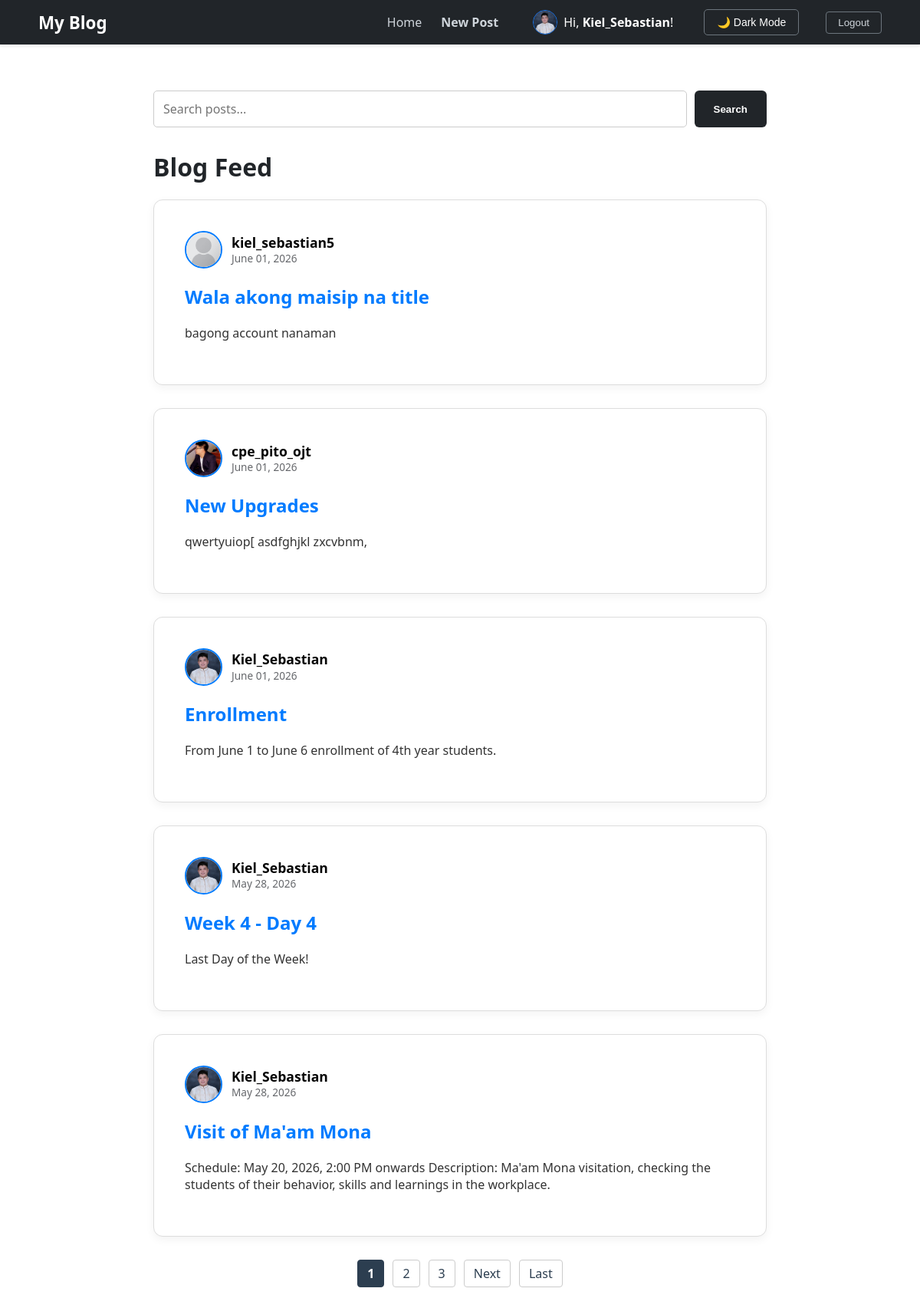
The page / (signed in) on the database as committed earlier.
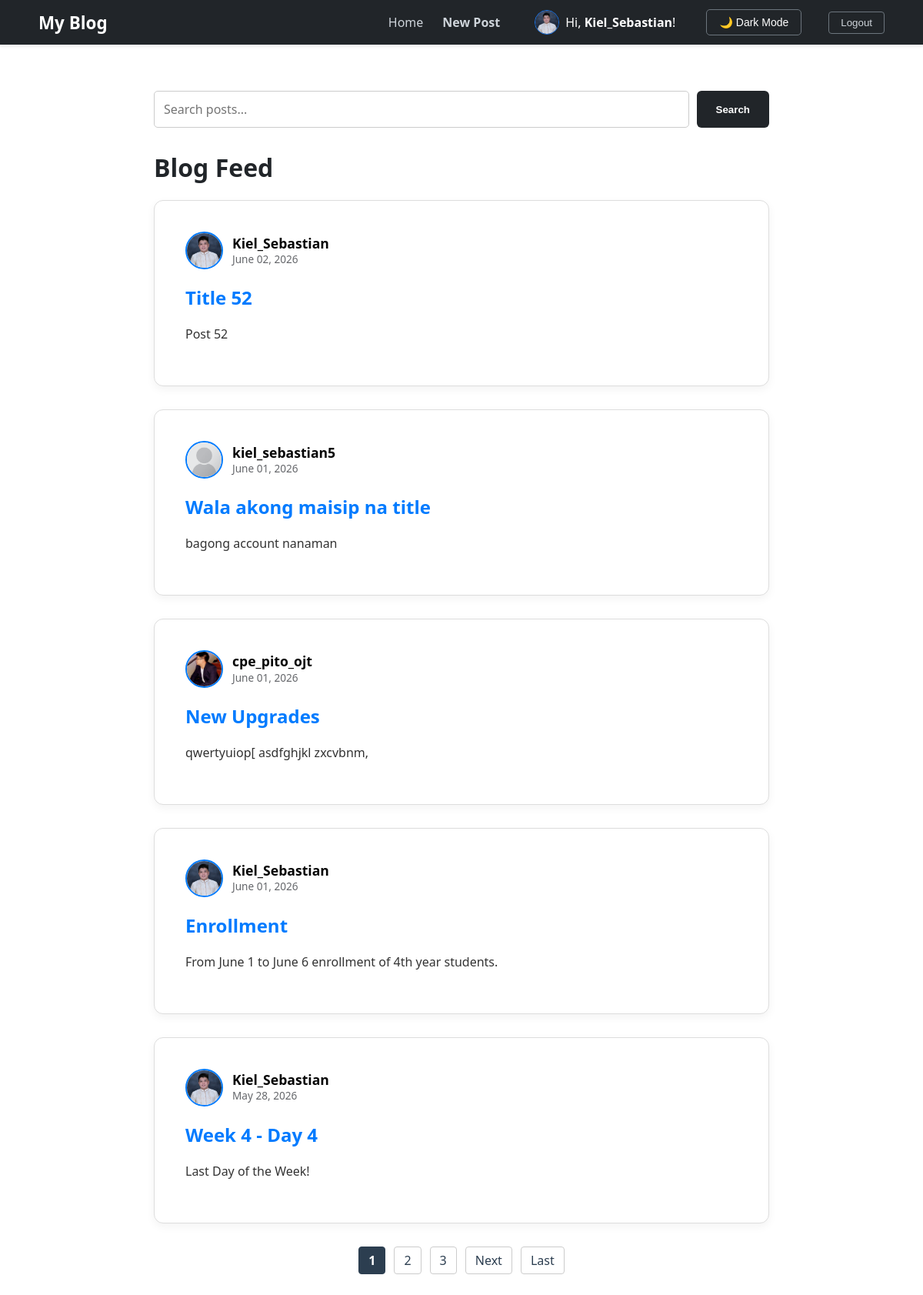
The same page on the database as committed later.
### blog/models.py (models this page shows, shortened)
class Post(models.Model):
    title = models.CharField(max_length=100)
    content = models.TextField()
    date_posted = models.DateTimeField(auto_now=True)
    author = models.ForeignKey(User, on_delete=models.CASCADE)
    image = models.ImageField(null=True, blank=True, upload_to=user_directory_path)

class Profile(models.Model):
    user = models.OneToOneField(User, on_delete=models.CASCADE)
    image = models.ImageField(default='default.jpg', upload_to='profile_pics')
    bio = models.TextField(max_length=500, blank=True, help_text="Short description about yourself")
    birth_date = models.DateField(null=True, blank=True)
    gender = models.CharField(max_length=1, choices=GENDER_CHOICES, blank=True)

### blog/views.py (the view)
# urls.py: path('', PostListView.as_view(), name='blog-home'),
class PostListView(ListView):
    model = Post
    template_name = 'blog/home.html'
    context_object_name = 'posts'
    ordering = ['-date_posted']
    paginate_by = 5
    def get_queryset(self):
        query = self.request.GET.get('q')
        if query:
            return Post.objects.filter(
                Q(title__icontains=query) | Q(content__icontains=query)
            ).order_by('-date_posted')
        return Post.objects.all().order_by('-date_posted')
    def get_context_data(self, **kwargs):
        context = super().get_context_data(**kwargs)
        context['search_query'] = self.request.GET.get('q', '')
        return context

### blog/templates/blog/home.html (shortened to what the changed rows need)
{% extends "blog/base.html" %}
{% block content %}
    {% if not user.is_authenticated %}
        <div class="card" style="text-align: center; padding: 60px 40px; margin-top: 20px;">
            <h1 style="font-size: 2.5rem; color: #212529;">Welcome to My Django Blog</h1>
            <p style="color: #6c757d; font-size: 1.1rem; margin-bottom: 40px;">
                Join our community to share your stories and connect with others.
            </p>
            <div style="display: flex; justify-content: center; gap: 20px;">
                <a href="{% url 'login' %}" class="btn-primary" style="width: 180px; text-decoration: none; text-align: center;">Login</a>
                <a href="{% url 'register' %}" class="btn-secondary" style="width: 180px; text-decoration: none; text-align: center; padding: 12px; border: 1px solid #ccc; border-radius: 4px; color: #212529; font-weight: 600;">Register</a>
            </div>
        </div>
    {% else %}
        <h1 class="mb-4 feed-title">Blog Feed</h1>
        {% for post in posts %}
            <article class="card">
                <div class="article-body">
                    <div class="article-metadata" style="display: flex; align-items: center; margin-bottom: 15px;">
                        <a href="{% url 'user-profile' post.author.username %}" style="display: flex; align-items: center; text-decoration: none; color: inherit;">
                            {% if post.author.profile.image %}
                                <img src="{{ post.author.profile.image.url }}" alt="{{ post.author.username }}" class="feed-avatar">
                            {% else %}
                                <div style="width: 45px; height: 45px; border-radius: 50%; border: 2px solid #1877F2; background-color: #e4e6eb; margin-right: 12px;"></div>
                            {% endif %}
                            <div style="line-height: 1.2;">
                                <span class="feed-author-name" style="font-weight: bold; font-size: 1.1rem;">{{ post.author.username }}</span><br>
                                <span class="feed-date" style="font-size: 0.85rem;">{{ post.date_posted|date:"F d, Y" }}</span>
                            </div>
                        </a>
                    </div>
                    <h2>
                        <a class="article-title" href="{% url 'post-detail' post.pk %}" style="text-decoration: none; color: #007bff;">{{ post.title }}</a>
                    </h2>
                    <p class="article-content">{{ post.content|truncatewords:30 }}</p>
                </div>
            </article>
        {% empty %}
            <div class="card" style="text-align: center; padding: 30px;">
                <p>No posts yet. <a href="{% url 'post-create' %}">Be the first to create one!</a></p>
            </div>
        {% endfor %}
        {% if is_paginated %}
            <div style="margin-top: 30px; display: flex; justify-content: center; gap: 5px;">
                {% for num in page_obj.paginator.page_range %}
                    {% if page_obj.number == num %}
                        <span class="pagination-active">{{ num }}</span>
                    {% elif num > page_obj.number|add:'-3' and num < page_obj.number|add:'3' %}
                        <a href="?page={{ num }}{% if search_query %}&q={{ search_query }}{% endif %}" class="pagination-link">{{ num }}</a>
                    {% endif %}
                {% endfor %}
                {% if page_obj.has_next %}
                    <a href="?page={{ page_obj.next_page_number }}{% if search_query %}&q={{ search_query }}{% endif %}" class="pagination-link">Next</a>
                    <a href="?page={{ page_obj.paginator.num_pages }}{% if search_query %}&q={{ search_query }}{% endif %}" class="pagination-link">Last</a>
                {% endif %}
            </div>
        {% endif %}
    {% endif %}
{% endblock %}

Rows that differ between the two databases and show on the page:
no longer on this page (row unchanged): Post: author.profile.image (picture), author.username "Kiel_Sebastian", date_posted "May 28, 2026", title "Visit of Ma'am Mona", content "Schedule: May 20, 2026, 2:00 PM onwards Description: Ma'am Mona visitation, checking the students of their behavior, skills and learnings in the workplace."
added Post: author.profile.image (picture), author.username "Kiel_Sebastian", date_posted "June 02, 2026", title "Title 52", content "Post 52"
